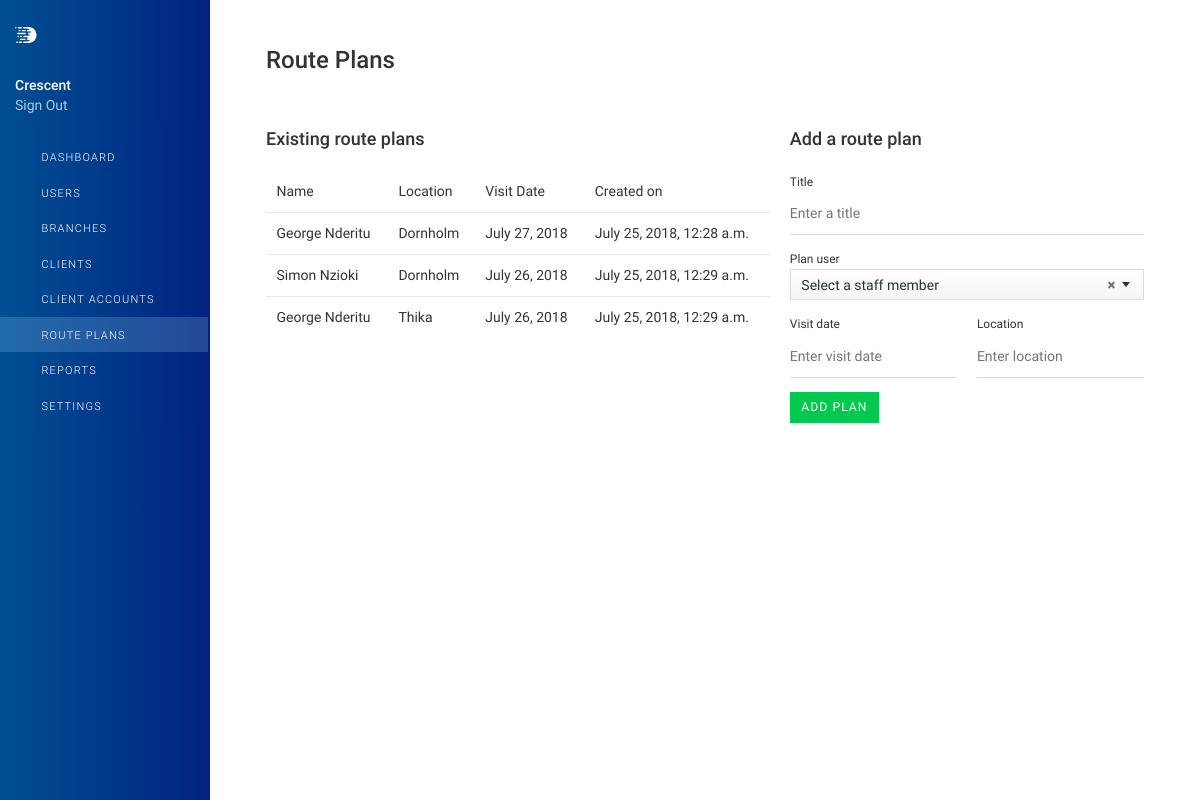
The page /route-plans/ (signed in) on the database its author committed.
### dashcodrf/models.py (models this page shows, shortened)
class RoutePlan(models.Model):
    title = models.CharField(max_length=55)
    user = models.ForeignKey(User, on_delete=models.CASCADE)
    visit_date = models.DateField()
    location = models.CharField(max_length=128, default='Nairobi')
    created_by = models.ForeignKey(User, models.CASCADE, related_name='created_by')
    added_on = models.DateTimeField(auto_now_add=True)
    status = models.BooleanField(default=True)
    slug = models.SlugField(max_length=128, db_index=True)

### dashcodrf/views.py (the view, shortened to what this page needs)
# urls.py: path('route-plans/', RoutePlans.as_view(), name='plans'),
@method_decorator(login_required, name='get')
@method_decorator(login_required, name='post')
class RoutePlans(View):
    template_name = 'plans/plans.html'
    context = {'plans_active': True,
               'plan_form': NewRoutePlan()}
    def get(self, request):
        self.context['plans'] = RoutePlan.objects.filter(status=True)
        self.context['users'] = User.objects.filter(is_staff=True, is_active=True)
        return render(request, self.template_name, self.context)

### dashcodrf/forms.py
class NewRoutePlan(forms.ModelForm):
    title = forms.CharField(max_length=128, widget=forms.TextInput(
        attrs={'class': 'dash-input', 'placeholder': 'Enter a title'}))
    plan_user = forms.IntegerField(widget=forms.Select(attrs={'class': 'dash-input'}))
    visit_date = forms.CharField(max_length=15, widget=forms.TextInput(
        attrs={'class': 'dash-input flatpickr-input', 'placeholder': 'Enter visit date'}))
    location = forms.CharField(max_length=50,
                               widget=forms.TextInput(
                                   attrs={'class': 'dash-input', 'placeholder': 'Enter location'}))
    class Meta:
        model = RoutePlan
        fields = ['title', 'visit_date', 'location']

### templates/plans/plans.html (shortened to what this page needs)
{% extends 'base.html' %}
{% load static %}
{% block content %}
    <header class="page-title-bar">
        <div class="d-md-flex align-items-md-start">
            <h1 class="page-title mr-sm-auto"> Route Plans </h1>
        </div>
    </header>
    <div class="row">
        <div class="col-md-7">
            {% if plans %}
                <legend>Existing route plans</legend>
                <div class="page-section">
                    <div class="table-responsive">
                        <table class="table">
                            <thead>
                            <tr>
                                <th> Name</th>
                                <th> Location</th>
                                <th> Visit Date</th>
                                <th> Created on</th>
                            </tr>
                            </thead>
                            <tbody>
                            {% for plan in plans %}
                                <tr class="click-row" data-url="">
                                    <td>{{ plan.user.first_name }} {{ plan.user.last_name }}</td>
                                    <td class="align-middle"> {{ plan.location }}</td>
                                    <td class="align-middle"> {{ plan.visit_date }} </td>
                                    <td class="align-middle"> {{ plan.added_on }} </td>
                                </tr>
                            {% endfor %}
                            </tbody>
                        </table>
                    </div>
                </div>
            {% endif %}
        </div>
        <div class="col-md-5">
            <legend>Add a route plan</legend>
            <form method="post" action="{% url 'plans' %}">
                <div class="form-group">
                    <label for="{{ plan_form.title.id_for_label }}">{{ plan_form.title.label }}</label>
                    {{ plan_form.title }}
                </div>
                <div class="form-group">
                    <label for="{{ plan_form.plan_user.id_for_label }}">{{ plan_form.plan_user.label }}</label>
                </div>
                <div class="row">
                    <div class="form-group col-md-6">
                        <label for="{{ plan_form.visit_date.id_for_label }}">{{ plan_form.visit_date.label }}</label>
                        {{ plan_form.visit_date }}
                    </div>
                    <div class="form-group col-md-6">
                        <label for="{{ plan_form.location.id_for_label }}">{{ plan_form.location.label }}</label>
                        {{ plan_form.location }}
                    </div>
                </div>
                <button type="submit" class="btn btn-success">Add Plan</button>
            </form>
        </div>
    </div>
{% endblock %}

### templates/base.html (shortened to what this page needs)
<!DOCTYPE html>
<html lang="en">
<head>
    {% load static %}
    {% load humanize %}
    <link rel="stylesheet" href="{% static 'assets/fonts/feather/feather.min.css' %}">
    <link rel="stylesheet" href="{% static 'assets/vendor/bootstrap/css/bootstrap.min.css' %}">
    <link rel="stylesheet" href="{% static 'assets/vendor/open-iconic/css/open-iconic-bootstrap.min.css' %}">
    <link rel="stylesheet" href="{% static 'assets/vendor/font-awesome/css/fontawesome-all.min.css' %}">
    <link rel="stylesheet" href="{% static 'assets/vendor/flatpickr/flatpickr.min.css' %}">
    <link rel="stylesheet" href="{% static 'assets/stylesheets/tables.css' %}">
    <link rel="stylesheet" href="{% static 'assets/stylesheets/buttons.css' %}">
    <link rel="stylesheet" href="{% static 'assets/vendor/select2/css/select2.min.css' %}">
    <link rel="stylesheet" href="{% static 'assets/stylesheets/main.min.css' %}">
    <link rel="stylesheet" href="{% static 'assets/stylesheets/custom.css' %}">
</head>
<body>
<div class="app">
    <aside class="app-aside">
        <div class="aside-content">
            <header class="aside-header">
                <a href="{% url 'index' %}">
                    <div>
                        <img class="app-logo" src="{% static 'assets/images/logo.svg' %}" alt="...">
                    </div>
                </a>
                <div class="wrap-menu">
                    <div class="navbar__merchant">{{ request.user.username|capfirst }}</div>
                    <a class="dashboard-navigation__toolbar-item" href="{% url 'account_logout' %}">Sign Out</a>
                </div>
            </header>
            <section class="aside-menu has-scrollable">
                <nav id="stacked-menu" class="stacked-menu">
                    <ul class="menu">
                        <li class="menu-item {% if index_active %}has-active{% endif %}">
                            <a href="{% url 'index' %}" class="menu-link">
                                <span class="menu-icon fe fe-home"></span>
                                <span class="menu-text">Dashboard</span>
                            </a>
                        </li>
                        <li class="menu-item {% if users_active %}has-active{% endif %}">
                            <a href="{% url 'users' %}" class="menu-link">
                                <span class="menu-icon fe fe-user"></span>
                                <span class="menu-text">Users</span>
                            </a>
                        </li>
                        <li class="menu-item {% if branches_active %}has-active{% endif %}">
                            <a href="{% url 'branches' %}" class="menu-link">
                                <span class="menu-icon fe fe-archive"></span>
                                <span class="menu-text">Branches</span>
                            </a>
                        </li>
                        <li class="menu-item {% if clients_active %}has-active{% endif %}">
                            <a href="{% url 'client' %}" class="menu-link">
                                <span class="menu-icon fe fe-users"></span>
                                <span class="menu-text">Clients</span>
                            </a>
                        </li>
                        <li class="menu-item {% if accounts_active %}has-active{% endif %}">
                            <a href="{% url 'clients_accounts' %}" class="menu-link">
                                <span class="menu-icon fe fe-lock"></span>
                                <span class="menu-text">Client Accounts</span>
                            </a>
                        </li>
                        <li class="menu-item {% if plans_active %}has-active{% endif %}">
                            <a href="{% url 'plans' %}" class="menu-link">
                                <span class="menu-icon fe fe-calendar"></span>
                                <span class="menu-text">Route Plans</span>
                            </a>
                        </li>
                        <li class="menu-item {% if reports_active %}has-active{% endif %}">
                            <a href="{% url 'reports' %}" class="menu-link">
                                <span class="menu-icon fe fe-pie-chart"></span>
                                <span class="menu-text">Reports</span>
                            </a>
                        </li>
                        <li class="menu-item {% if settings_active %}has-active{% endif %}">
                            <a href="{% url 'settings' %}" class="menu-link">
                                <span class="menu-icon fe fe-settings"></span>
                                <span class="menu-text">Settings</span>
                            </a>
                        </li>
                    </ul>
                </nav>
            </section>
        </div>
    </aside>
    <main class="app-main">
        <div class="wrapper">
            <div class="page">
                <div class="page-inner">
                    {% block content %}{% endblock %}
                </div>
            </div>
        </div>
    </main>
</div>
</body>
</html>

### dashcodrf/static/assets/stylesheets/custom.css (style rules this page uses)
body, html { font: 14px/1.42857 "Dash", "helvetica neue", helvetica, arial, sans-serif; font-weight: 400; -moz-osx-font-smoothing: grayscale; text-rendering: optimizeLegibility; background-color: #ffffff; color: #333; }
.app-main { padding-top: 0; }
.app-aside { top: 0; }
.stacked-menu, .aside-menu { background: linear-gradient(90deg, #004f94, #01237e); border-right: 1px solid #01237e; }
.aside-header { background: linear-gradient(90deg, #004f94, #01237e); box-shadow: none; }
.stacked-menu .menu-link > .menu-icon { color: #fff; }
.stacked-menu .menu-link { padding-top: 8px; padding-bottom: 8px; font-size: 11px; letter-spacing: 1.2px; font-weight: 300; text-transform: uppercase; -webkit-font-smoothing: subpixel-antialiased; -moz-osx-font-smoothing: auto; }
.stacked-menu > .menu > .menu-item > .menu-link { color: #ffffff; }
.stacked-menu > .menu > .menu-item > .menu-link:hover, .stacked-menu > .menu > .menu-item.has-active > .menu-link { color: #fff; background-color: rgba(169, 221, 252, .2); text-decoration: none; }
.stacked-menu .menu-item.has-active:not(.has-child) > .menu-link { font-weight: 500; }
.stacked-menu .menu-item.has-active > .menu-link .menu-icon, .stacked-menu .menu-link:focus .menu-icon, .stacked-menu .menu-link:hover .menu-icon { color: #fff; }
.stacked-menu .menu-item.has-active:not(.has-child) > .menu-link { font-weight: 300; }
.app-logo { cursor: pointer; padding: 3px 0; width: 22px; height: 22px; margin: 24px 15px 20px; display: block; }
.wrap-menu { padding: 10px 15px 10px; font-size: 14px; }
.navbar__merchant { padding: 0; font-weight: 500; line-height: 1.4; color: #fff; max-width: 100%; overflow: hidden; text-overflow: ellipsis; white-space: nowrap; }
.dashboard-navigation__toolbar-item, .dashboard-navigation__toolbar-item:hover, .dashboard-navigation__toolbar-item:focus { display: block; color: #ffffff; opacity: .7; line-height: 1.4; text-decoration: none; overflow: hidden; text-overflow: ellipsis; white-space: nowrap; }
.page-title { font-size: 24px; font-weight: 500; margin-top: 25px; margin-bottom: 30px; }
.table thead th { font-weight: 400; }
@media (min-width: 576px) { .page-inner { padding-right: 2rem; padding-left: 2rem; } }
@media (min-width: 992px) { .page-inner { padding-right: 4rem; padding-left: 4rem; } }
.click-row { cursor: pointer; }
legend { font-size: 18px; font-weight: 500; margin: 0 0 20px; }
tr.click-row { cursor: pointer; }
label { font-weight: 400; font-size: 12px; margin-bottom: 0; }
.dash-input { width: 100%; height: 44px; background: #fff none; display: block; font-size: 14px; line-height: 1.42857; color: #555; padding: 11px 0; box-shadow: none; border-top-style: none; border-right-style: none; border-bottom: 1px solid #dadadd; border-left-style: none; border-radius: 0; }
.dash-input[placeholder] { text-overflow: ellipsis; }
.btn { display: inline-block; margin-bottom: 0; font-weight: 400; text-align: center; vertical-align: middle; touch-action: manipulation; cursor: pointer; background-image: none; border: 1px solid transparent; border-image-outset: 0; border-image-repeat: stretch; border-image-slice: 100%; border-image-source: none; border-image-width: 1; white-space: nowrap; border-radius: 0; -webkit-user-select: none; -moz-user-select: none; user-select: none; text-transform: uppercase; letter-spacing: 1px; }
.page { min-height: calc(100vh - 0rem); }
.btn-success { color: #fff; background-color: #00ca4e; border-color: #00ca4e; }
.app-aside { border-right: none; }

### rows shown on the page
RoutePlan: user.first_name "George", user.last_name "Nderitu", location "Dornholm", visit_date "July 27, 2018", added_on "July 25, 2018, 12:28 a.m."
RoutePlan: user.first_name "Simon", user.last_name "Nzioki", location "Dornholm", visit_date "July 26, 2018", added_on "July 25, 2018, 12:29 a.m."
RoutePlan: user.first_name "George", user.last_name "Nderitu", location "Thika", visit_date "July 26, 2018", added_on "July 25, 2018, 12:29 a.m."

### other values the page prints
{{ request.user.username|capfirst }} "Crescent"
{{ plan_form.title.label }} "Title"
{{ plan_form.plan_user.label }} "Plan user"
{{ plan_form.visit_date.label }} "Visit date"
{{ plan_form.location.label }} "Location"
